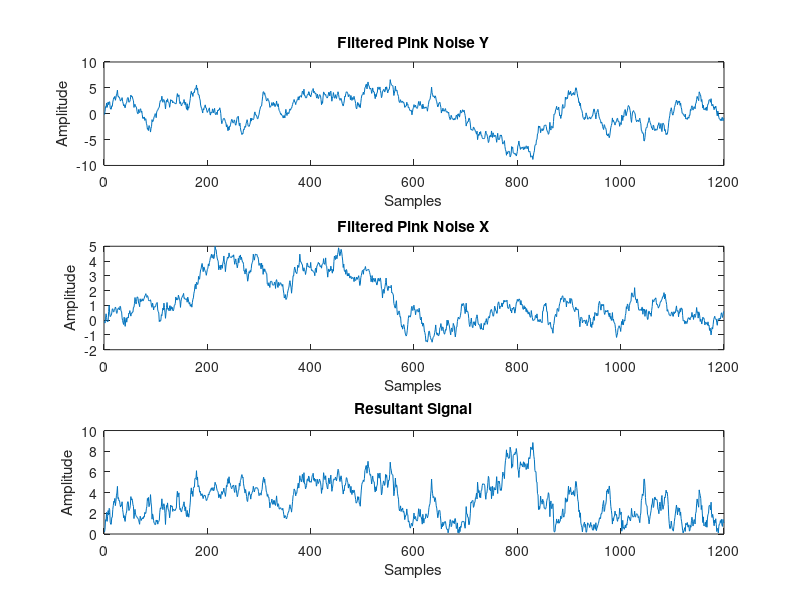
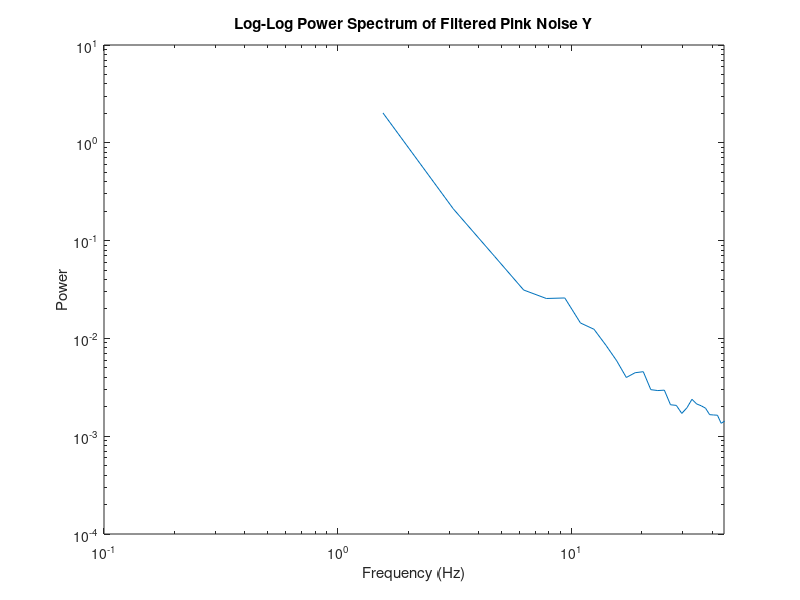
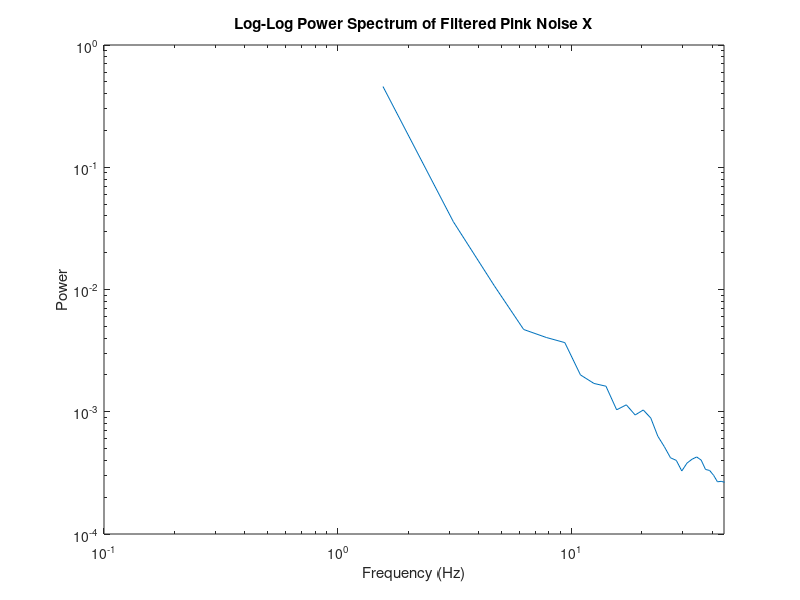
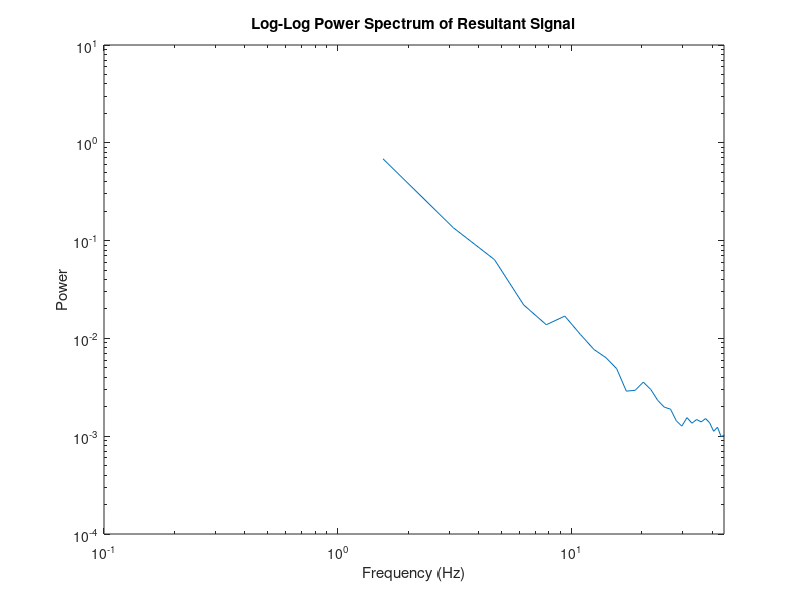

Reproduce these figures in MATLAB, in order. (Note: this script raises an error after producing the figures.)
% Clear workspace and close all figures
clc;
clear all;
close all;

% Parameters
fs = 100;              % Sampling frequency (Hz)
duration = 12;         % Duration of the signal (seconds)
f_low = 0.1;           % Lower cutoff frequency (Hz)
f_high = 45;           % Upper cutoff frequency (Hz)
amplitude_range_Y = [-8.84, 8.84]; % Amplitude range for Y
amplitude_range_X = [-5, 5];   % Amplitude range for X

% Generate pink noise for Y
n = fs * duration;     % Number of samples
white_noise_Y = randn(1, n); % Generate white noise
b = [1 -0.99];         % First-order high-pass filter
pink_noise_Y = filter(1, b, white_noise_Y); % Apply filter to approximate pink noise

% % Apply bandpass filter for Y
% [b_band, a_band] = butter(2, [f_low f_high]/(fs/2), 'bandpass');
% pink_band_noise_Y = filter(b_band, a_band, pink_noise_Y);

% Normalize amplitude for Y
pink_band_noise_Y = pink_noise_Y / max(abs(pink_noise_Y)) * amplitude_range_Y(2);

% Plot Y signal
figure;
subplot(3,1,1);
plot(pink_band_noise_Y);
title('Filtered Pink Noise Y');
xlabel('Samples');
ylabel('Amplitude');

% Generate pink noise for X
white_noise_X = randn(1, n); % Generate white noise
pink_noise_X = filter(1, b, white_noise_X); % Apply filter to approximate pink noise

% % Apply bandpass filter for X
% pink_band_noise_X = filter(b_band, a_band, pink_noise_X);

% Normalize amplitude for X
pink_band_noise_X = pink_noise_X / max(abs(pink_noise_X)) * amplitude_range_X(2);

% Plot X signal
subplot(3,1,2);
plot(pink_band_noise_X);
title('Filtered Pink Noise X');
xlabel('Samples');
ylabel('Amplitude');

% Compute resultant signal
resultant_noise = sqrt(pink_band_noise_X.^2 + pink_band_noise_Y.^2);

% Plot resultant signal
subplot(3,1,3);
plot(resultant_noise);
title('Resultant Signal');
xlabel('Samples');
ylabel('Amplitude');

% Compute the power spectrum using Welch's method for Y
[Pxx_Y, F_Y] = pwelch(pink_band_noise_Y, [], [], [], fs);

% Compute the power spectrum using Welch's method for X
[Pxx_X, F_X] = pwelch(pink_band_noise_X, [], [], [], fs);

% Compute the power spectrum using Welch's method for resultant signal
[Pxx_R, F_R] = pwelch(resultant_noise, [], [], [], fs);

% Plot the log-log power spectrum for Y
figure;
loglog(F_Y, Pxx_Y);
xlim([f_low f_high]);
xlabel('Frequency (Hz)');
ylabel('Power');
title('Log-Log Power Spectrum of Filtered Pink Noise Y');

% Plot the log-log power spectrum for X
figure;
loglog(F_X, Pxx_X);
xlim([f_low f_high]);
xlabel('Frequency (Hz)');
ylabel('Power');
title('Log-Log Power Spectrum of Filtered Pink Noise X');

% Plot the log-log power spectrum for resultant signal
figure;
loglog(F_R, Pxx_R);
xlim([f_low f_high]);
xlabel('Frequency (Hz)');
ylabel('Power');
title('Log-Log Power Spectrum of Resultant Signal');
pink_band_noise_Y= pink_band_noise_Y.'
pink_band_noise_X= pink_band_noise_X.'
resultant_noise= resultant_noise.'
% Save the data to Excel
xlswrite('FilteredPinknoiseY.xlsx', pink_band_noise_Y);
xlswrite('FilteredPinknoiseX.xlsx', pink_band_noise_X);
xlswrite('FilteredResultantPinknoise.xlsx', resultant_noise);

% Play the filtered pink noises
sound(pink_band_noise_Y, fs);
pause(length(pink_band_noise_Y)/fs + 1); % Wait until the sound finishes playing
sound(pink_band_noise_X, fs);
